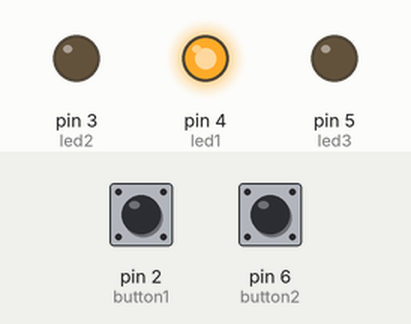
Bench run of a sketch on a simulated Arduino Uno, built with avr-gcc and run on an emulated ATmega328P. Parts: output pins drawn as LEDs (lit = HIGH). Dashed ring = blinking. The inputs (shaded band) are chosen by the test bench; at power-on: pin 2 (button1) LOW, pin 6 (button2) LOW. Random numbers use the default seed unless the sketch sets one.

Above: at 1.7 s.
1.8 s: pin 2 (button1) pulled HIGH for 0.15 s
At 2.7 s:
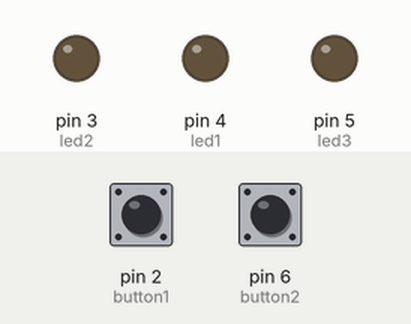
3.8 s: pin 6 (button2) pulled HIGH for 3.2 s
At 4.2 s:
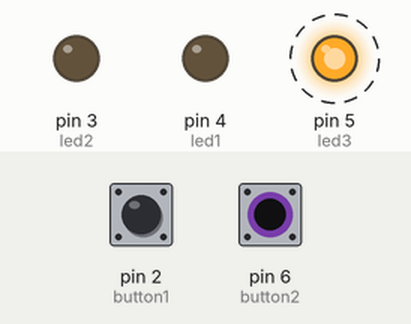
8.8 s: pin 2 (button1) pulled HIGH for 3.2 s
At 9.2 s:
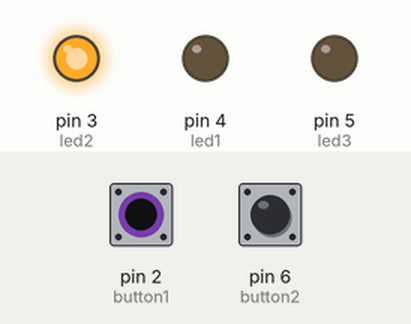
Timing chart, 0 to 14.8 s (numbered marks = the images above; inputs shaded):
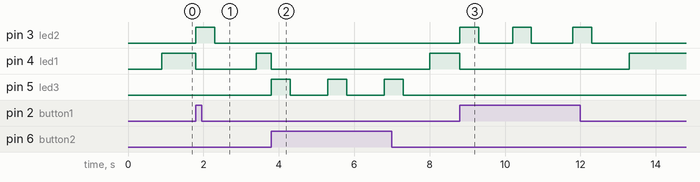

The sketch:

reakcija_game.ino
```cpp
#define button1 2
#define button2 6
#define led1 4 // indikator
#define led2 3 // player 1
#define led3 5 // player 1
int start, sad;
int p1, p2;
int k;

void setup() {
  pinMode(button1, INPUT);
  pinMode(button2, INPUT);
  pinMode(led1, OUTPUT);
  pinMode(led2, OUTPUT);
  pinMode(led3, OUTPUT);

}

void loop() {
  k = random(7, 12);
  delay(k * 100);
  digitalWrite(led1, HIGH);

  p1 = digitalRead(button1);
  p2 = digitalRead(button2);
  while (!(p1 || p2)){
    p1 = digitalRead(button1);
    p2 = digitalRead(button2);
  }

  digitalWrite(led1, LOW);
  if ((p1 == 1) && (p2 == 1)){
    int a = random(0, 1);
    if (a == 1){
      digitalWrite(led2, HIGH);
      delay(500);
      digitalWrite(led2, LOW);
    }
    else{
      digitalWrite(led3, HIGH);
      delay(500);
      digitalWrite(led3, LOW);
    }
  }
  else if (p1 == 1){
    digitalWrite(led2, HIGH);
    delay(500);
    digitalWrite(led2, LOW);
  }
  else{
    digitalWrite(led3, HIGH);
    delay(500);
    digitalWrite(led3, LOW);
  }

}
```

Measured:
- after the input at 1.8 s, pin 3 (led2): LOW → HIGH at once, → LOW 0.50 s later; pin 4 (led1): HIGH → LOW at once, → HIGH 1.6 s later
- after the input at 3.8 s, pin 4 (led1): HIGH → LOW at once, → HIGH 4.2 s later; pin 5 (led3): alternates HIGH for 0.50 s and LOW for 1.0 s, starting at once
- after the input at 8.8 s, pin 3 (led2): goes HIGH 0.50 s, LOW 0.90 s, HIGH 0.50 s, LOW 1.1 s, HIGH 0.50 s, then LOW, starting at once; pin 4 (led1): HIGH → LOW at once, → HIGH 4.5 s later
